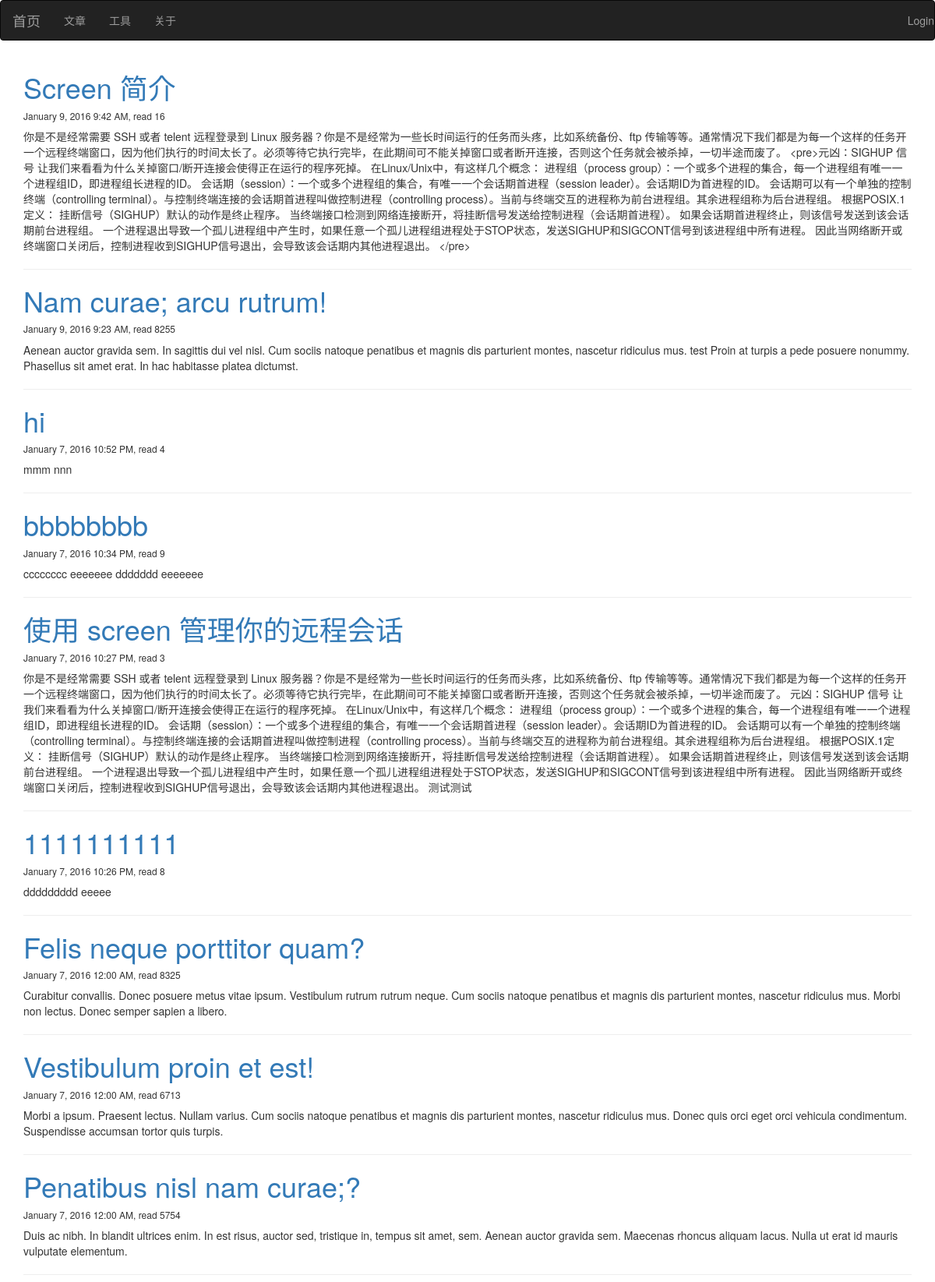
The page / (upper part) on the database its author committed.
### main.py (models this page shows, shortened)
class Article(db.Model):
    __tablename__ = 'articles'
    id = db.Column(db.Integer, primary_key=True)
    title = db.Column(db.Unicode(128), unique=True, index=True, nullable=True)
    content = db.Column(db.UnicodeText)
    content_size = db.Column(db.Integer)
    time_created = db.Column(db.DateTime, index=True, default=datetime.now())
    time_modified = db.Column(db.DateTime, index=True, default=datetime.now())
    read_count = db.Column(db.Integer)

### main.py (the view)
@app.route('/')
def index():
    articles = Article.query.order_by(Article.time_modified.desc()).all()
    return render_template('index.html', articles=articles)

### templates/index.html (shortened to what this page needs)
{% extends 'base.html' %}
{% block page_content %}
{% for article in articles %}
<div class="post">
	<h1 class="post-title"><a href="{{ url_for('article', id=article.id) }}">{{ article.title }}</a></h1>
    <p class="date"><h6>{{ moment(article.time_modified).format('LLL') }}, read {{ article.read_count }}</h6></p>
	<div class="post_body">{{ article.content }}</div>
    <hr>
</div>
{% endfor %}
{% endblock %}

### rows shown on the page
Article: title "Screen 简介", time_modified "January 9, 2016 9:42 AM", read_count "16", content "你是不是经常需要 SSH 或者 telent 远程登录到 Linux 服务器？你是不是经常为一些长时间运行的任务而头疼，比如系统备份、ftp 传输等等。通常情况下我们都是为每一个这样的任务开一个远程终端窗口，因为他们执行的时间太长了。必须等待它执行完毕，在此期间可不能关掉窗口或者断开连接，否则这个任务就会被杀掉，一切半途而废了。 <pre>元凶：SIGHUP 信号 让我们来看看为什么关掉窗口/断开连接会使得正在运行的程序死掉。 在Linux/Unix中，有这样几个概念： 进程组（process group）：一个或多个进程的集合，每一个进程组有唯一一个进程组ID，即进程组长进程的ID。 会话期（session）：一个或多个进程组的集合，有唯一一个会话期首进程（session leader）。会话期ID为首进程的ID。 会话期可以有一个单独的控制终端（controlling terminal）。与控制终端连接的会话期首进程叫做控制进程（controlling process）。当前与终端交互的进程称为前台进程组。其余进程组称为后台进程组。 根据POSIX.1定义： 挂断信号（SIGHUP）默认的动作是终止程序。 当终端接口检测到网络连接断开，将挂断信号发送给控制进程（会话期首进程）。 如果会话期首进程终止，则该信号发送到该会话期前台进程组。 一个进程退出导致一个孤儿进程组中产生时，如果任意一个孤儿进程组进程处于STOP状态，发送SIGHUP和SIGCONT信号到该进程组中所有进程。 因此当网络断开或终端窗口关闭后，控制进程收到SIGHUP信号退出，会导致该会话期内其他进程退出。…"
Article: title "Nam curae; arcu rutrum!", time_modified "January 9, 2016 9:23 AM", read_count "8255", content "Aenean auctor gravida sem. In sagittis dui vel nisl. Cum sociis natoque penatibus et magnis dis parturient montes, nascetur ridiculus mus. test Proin at turpis a pede posuere nonummy. Phasellus sit amet erat. In hac habitasse platea dictumst."
Article: title "hi", time_modified "January 7, 2016 10:52 PM", read_count "4", content "mmm nnn"
Article: title "bbbbbbbb", time_modified "January 7, 2016 10:34 PM", read_count "9", content "cccccccc eeeeeee ddddddd eeeeeee"
Article: title "使用 screen 管理你的远程会话", time_modified "January 7, 2016 10:27 PM", read_count "3", content "你是不是经常需要 SSH 或者 telent 远程登录到 Linux 服务器？你是不是经常为一些长时间运行的任务而头疼，比如系统备份、ftp 传输等等。通常情况下我们都是为每一个这样的任务开一个远程终端窗口，因为他们执行的时间太长了。必须等待它执行完毕，在此期间可不能关掉窗口或者断开连接，否则这个任务就会被杀掉，一切半途而废了。 元凶：SIGHUP 信号 让我们来看看为什么关掉窗口/断开连接会使得正在运行的程序死掉。 在Linux/Unix中，有这样几个概念： 进程组（process group）：一个或多个进程的集合，每一个进程组有唯一一个进程组ID，即进程组长进程的ID。 会话期（session）：一个或多个进程组的集合，有唯一一个会话期首进程（session leader）。会话期ID为首进程的ID。 会话期可以有一个单独的控制终端（controlling terminal）。与控制终端连接的会话期首进程叫做控制进程（controlling process）。当前与终端交互的进程称为前台进程组。其余进程组称为后台进程组。 根据POSIX.1定义： 挂断信号（SIGHUP）默认的动作是终止程序。 当终端接口检测到网络连接断开，将挂断信号发送给控制进程（会话期首进程）。 如果会话期首进程终止，则该信号发送到该会话期前台进程组。 一个进程退出导致一个孤儿进程组中产生时，如果任意一个孤儿进程组进程处于STOP状态，发送SIGHUP和SIGCONT信号到该进程组中所有进程。 因此当网络断开或终端窗口关闭后，控制进程收到SIGHUP信号退出，会导致该会话期内其他进程退出。 测试测试"
Article: title "1111111111", time_modified "January 7, 2016 10:26 PM", read_count "8", content "ddddddddd eeeee"
Article: title "Felis neque porttitor quam?", time_modified "January 7, 2016 12:00 AM", read_count "8325", content "Curabitur convallis. Donec posuere metus vitae ipsum. Vestibulum rutrum rutrum neque. Cum sociis natoque penatibus et magnis dis parturient montes, nascetur ridiculus mus. Morbi non lectus. Donec semper sapien a libero."
Article: title "Vestibulum proin et est!", time_modified "January 7, 2016 12:00 AM", read_count "6713", content "Morbi a ipsum. Praesent lectus. Nullam varius. Cum sociis natoque penatibus et magnis dis parturient montes, nascetur ridiculus mus. Donec quis orci eget orci vehicula condimentum. Suspendisse accumsan tortor quis turpis."
Article: title "Penatibus nisl nam curae;?", time_modified "January 7, 2016 12:00 AM", read_count "5754", content "Duis ac nibh. In blandit ultrices enim. In est risus, auctor sed, tristique in, tempus sit amet, sem. Aenean auctor gravida sem. Maecenas rhoncus aliquam lacus. Nulla ut erat id mauris vulputate elementum."
